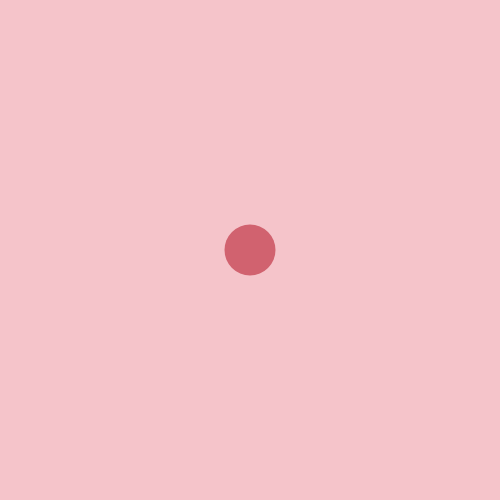
Frame 1 (no input)
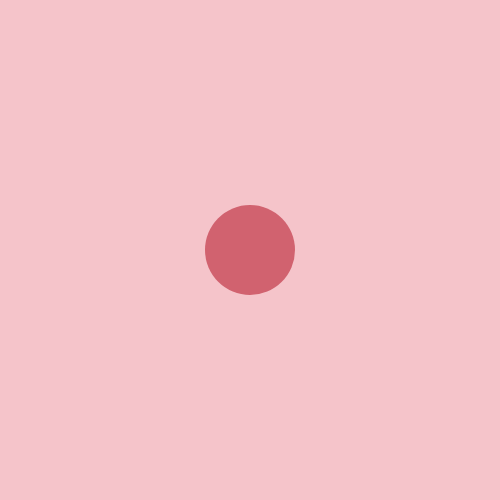
Frame 60 (no input)
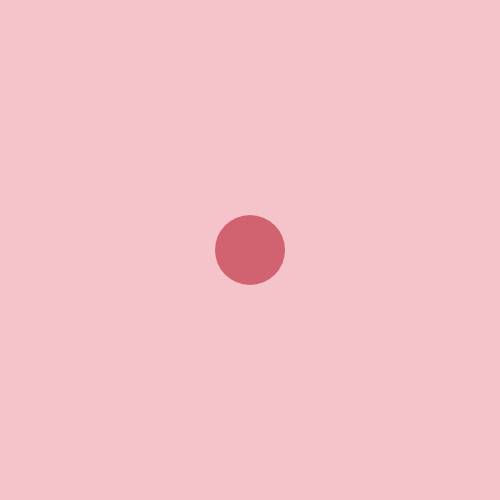
Frame 120 (the mouse pressed at the canvas centre since frame 60)

The p5.js sketch that drew these frames (run headless with seeded random() and noise() and a simulated clock; from frame 60 on, the mouse is pressed at the canvas centre):

// p5.js sketch
// ── sketch.js
// 練習問題「心臓の鼓動のように大きくなったり小さくなったりする円」
let count;
let cycle;


function setup(){
  createCanvas(500, 500);
  count = 0;
  cycle = 100;
}

function draw(){
  background(245, 196, 202);
  if(keyIsPressed){increment = 3;} 
  else{increment = 1;}

  count = (count + increment) % cycle;
  // BLANK[1]
    let size;
    if(count < cycle / 2){size = count + 50;} 
    else{size = (cycle - count) + 50;}
    noStroke()
    fill(209, 98, 111)
    ellipse(width / 2, height / 2, size);
}
